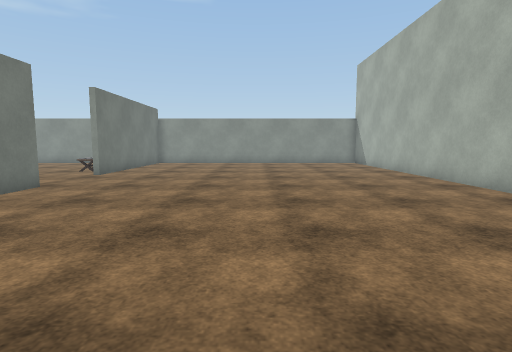
view 1 (above)

18 first-person views from a walk through a scene from a Unity 3-D project. The camera is 1.3 m above the floor, tilts 6° down and sees 80° across. The floor is counted in squares, 1 m on a side. Each view is taken from the middle of a square. On the plan, view 1 faces up. The plan holds only what a view shows up to about 14 squares ahead; the rest is blank. The player character is not drawn. Some surface patterns are stand-ins.

view 2
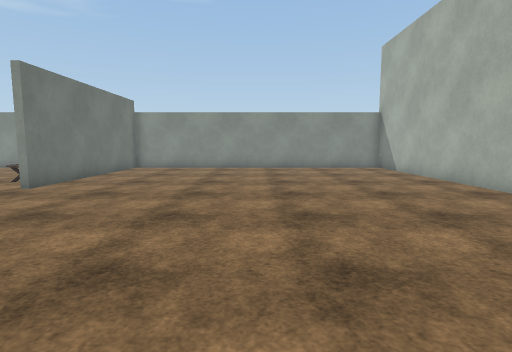

view 3
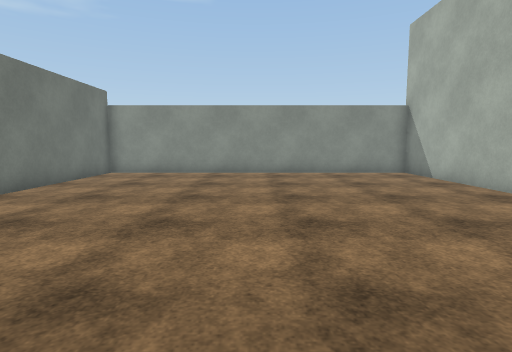

view 4
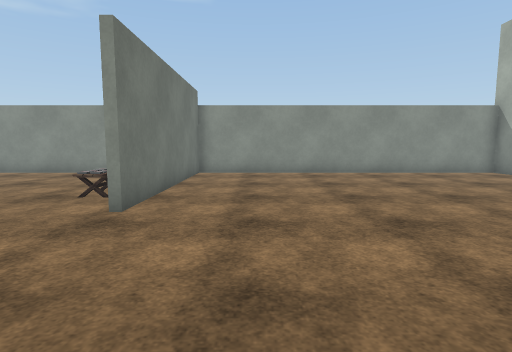

view 5
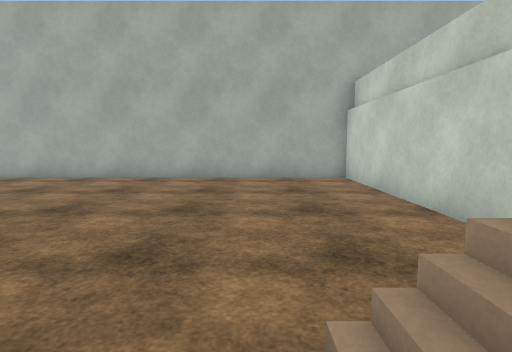

view 6
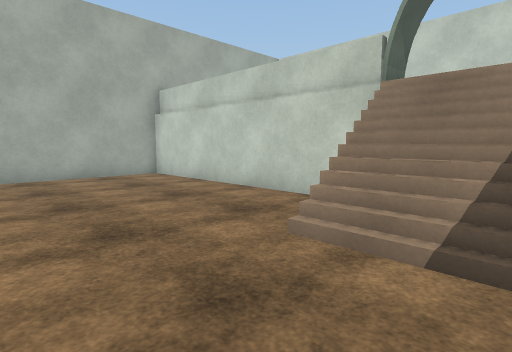

view 7
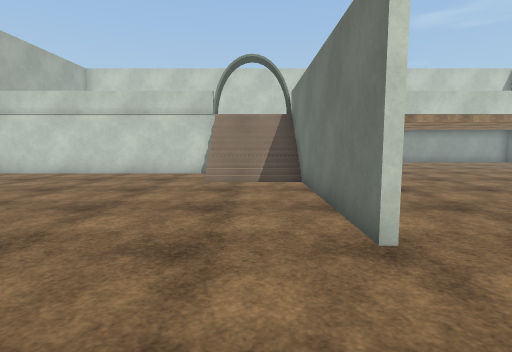

view 8
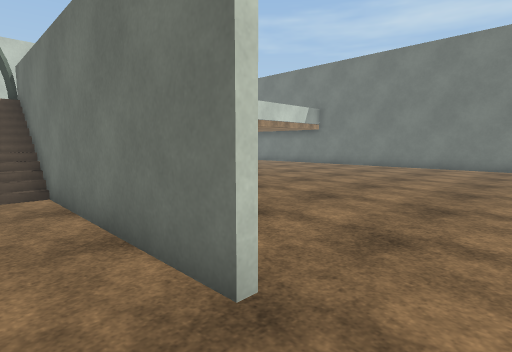

view 9
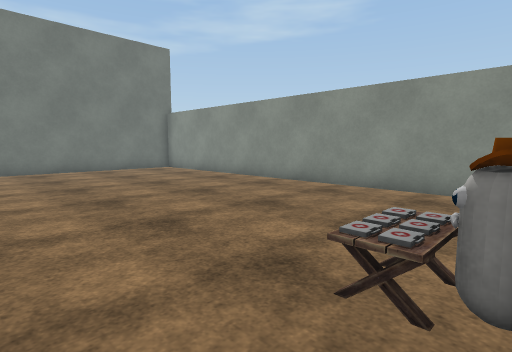

view 10
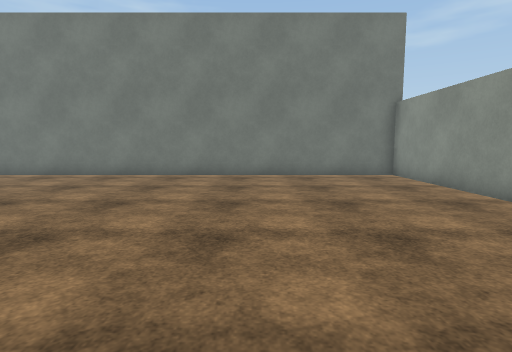

view 11
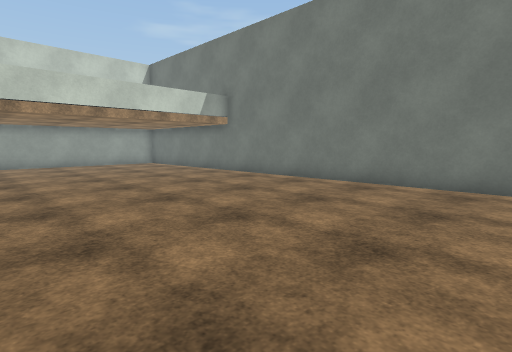

view 12
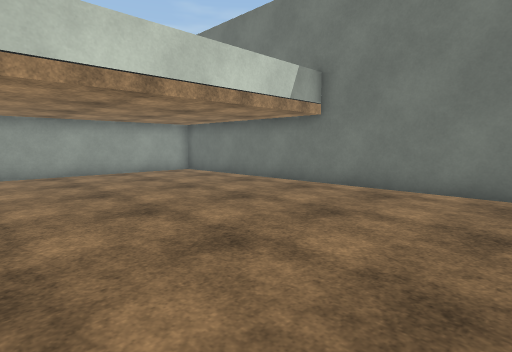

view 13
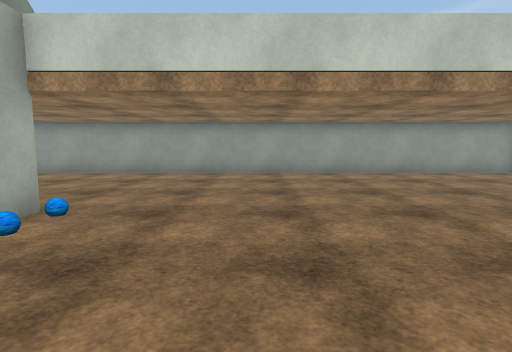

view 14
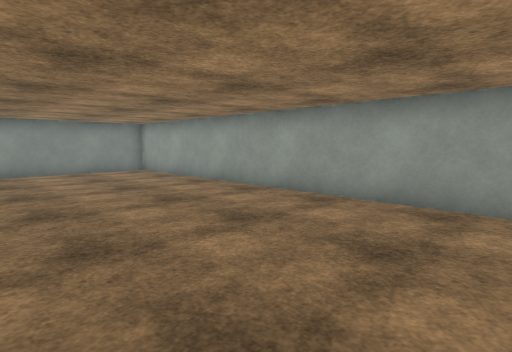

view 15
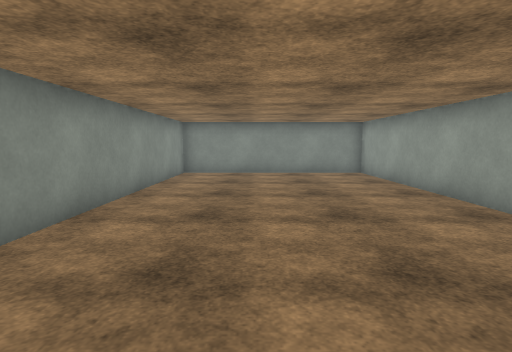

view 16
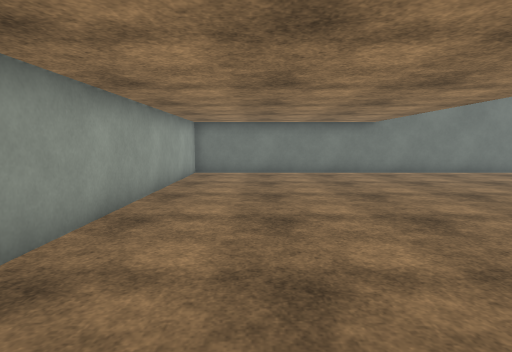

view 17
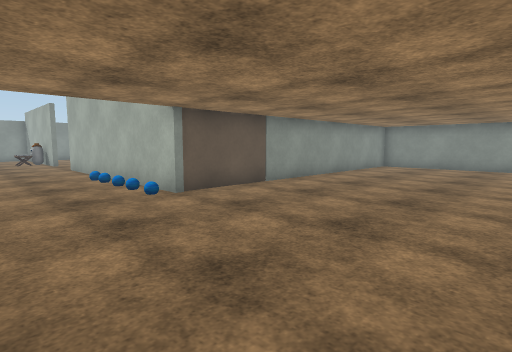

view 18
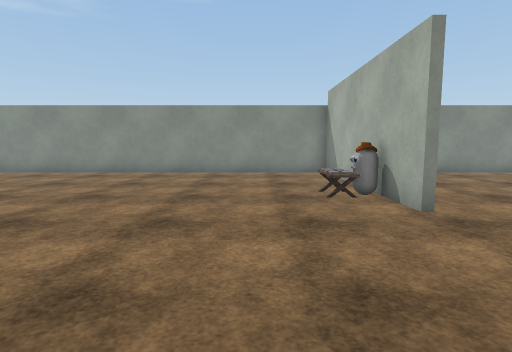

### Floor plan
Points are (right, up) in squares from view 1. A wall is a line through its corners. A room is listed if a view was taken in it or the views show most of it. See-through windows are left out.
Room 1 (views 1, 2, 3, 4, 5, 6, 7, 8, 9)
walls: (-6.6, 9.2) (-6.6, 0.4); (-3.1, -0.5) (6.8, -0.5) (6.8, 20.8) (-6.6, 20.8) (-6.6, 12.8); (-3.5, -0.8) (-3, -0.8)
ways out: opening at (-8, 11) to room 2; opening at (-5, -0.3) to room 2
Room 2 (views 10, 11, 12, 13, 14, 15, 16, 17, 18)
walls: (-6.6, 0.4) (-6.6, -0.6); (-6.8, -0.9) (-6.8, 7.8); (-6.8, 12.8) (-6.8, 20.8) (-22.8, 20.8) (-22.8, -8.8) (6.8, -8.8) (6.8, -0.7) (-3.1, -0.7)
ways out: opening at (-8, 11) to room 1; opening at (-5, -0.3) to room 1
objects: other object (-8, 14) to (-8, 15); other object (-7, 15)

Where each view was taken, in squares from view 1:
view 1: 0 up, 0 right, facing up
view 2: 4 up, 0 right, facing up
view 3: 7 up, 0 right, facing up
view 4: 7 up, 4 left, facing up
view 5: 3 up, 5 left, facing right
view 6: 6 up, 6 left, facing down-right
view 7: 13 up, 5 left, facing down
view 8: 11 up, 5 left, facing down-left
view 9: 12 up, 7 left, facing up-left
view 10: 15 up, 10 left, facing left
view 11: 11 up, 13 left, facing down-left
view 12: 5 up, 14 left, facing down-left
view 13: 5 up, 11 left, facing down
view 14: 2 down, 8 left, facing down-right
view 15: 4 down, 7 left, facing right
view 16: 6 down, 9 left, facing left
view 17: 8 down, 11 left, facing up-right
view 18: 7 up, 10 left, facing up
